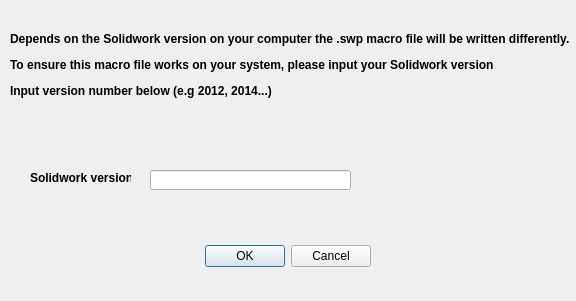
<?xml version="1.0" encoding="UTF-8"?>
<ui version="4.0">
 <class>checkversion_dialog</class>
 <widget class="QDialog" name="checkversion_dialog">
  <property name="geometry">
   <rect>
    <x>0</x>
    <y>0</y>
    <width>576</width>
    <height>301</height>
   </rect>
  </property>
  <property name="windowTitle">
   <string>Solidwork version checker</string>
  </property>
  <widget class="QDialogButtonBox" name="buttonBox">
   <property name="geometry">
    <rect>
     <x>30</x>
     <y>240</y>
     <width>341</width>
     <height>32</height>
    </rect>
   </property>
   <property name="orientation">
    <enum>Qt::Horizontal</enum>
   </property>
   <property name="standardButtons">
    <set>QDialogButtonBox::Cancel|QDialogButtonBox::Ok</set>
   </property>
  </widget>
  <widget class="QLineEdit" name="SolidworkVersion">
   <property name="geometry">
    <rect>
     <x>150</x>
     <y>170</y>
     <width>201</width>
     <height>20</height>
    </rect>
   </property>
  </widget>
  <widget class="QLabel" name="solidworkversion">
   <property name="geometry">
    <rect>
     <x>30</x>
     <y>170</y>
     <width>101</width>
     <height>16</height>
    </rect>
   </property>
   <property name="text">
    <string>&lt;html&gt;&lt;head/&gt;&lt;body&gt;&lt;p&gt;&lt;span style=&quot; font-weight:600;&quot;&gt;Solidwork version&lt;/span&gt;&lt;/p&gt;&lt;/body&gt;&lt;/html&gt;</string>
   </property>
  </widget>
  <widget class="QLabel" name="To_User">
   <property name="geometry">
    <rect>
     <x>10</x>
     <y>10</y>
     <width>561</width>
     <height>111</height>
    </rect>
   </property>
   <property name="text">
    <string>&lt;html&gt;&lt;head/&gt;&lt;body&gt;&lt;p&gt;&lt;span style=&quot; font-weight:600;&quot;&gt;Depends on the Solidwork version on your computer the .swp macro file will be written differently.&lt;/span&gt;&lt;/p&gt;&lt;p&gt;&lt;span style=&quot; font-weight:600;&quot;&gt;To ensure this macro file works on your system, please input your Solidwork version&lt;/span&gt;&lt;/p&gt;&lt;p&gt;&lt;span style=&quot; font-weight:600;&quot;&gt;Input version number below (e.g 2012, 2014...)&lt;/span&gt;&lt;/p&gt;&lt;/body&gt;&lt;/html&gt;</string>
   </property>
  </widget>
 </widget>
 <resources/>
 <connections>
  <connection>
   <sender>buttonBox</sender>
   <signal>accepted()</signal>
   <receiver>checkversion_dialog</receiver>
   <slot>accept()</slot>
   <hints>
    <hint type="sourcelabel">
     <x>248</x>
     <y>254</y>
    </hint>
    <hint type="destinationlabel">
     <x>157</x>
     <y>274</y>
    </hint>
   </hints>
  </connection>
  <connection>
   <sender>buttonBox</sender>
   <signal>rejected()</signal>
   <receiver>checkversion_dialog</receiver>
   <slot>reject()</slot>
   <hints>
    <hint type="sourcelabel">
     <x>316</x>
     <y>260</y>
    </hint>
    <hint type="destinationlabel">
     <x>286</x>
     <y>274</y>
    </hint>
   </hints>
  </connection>
 </connections>
</ui>
